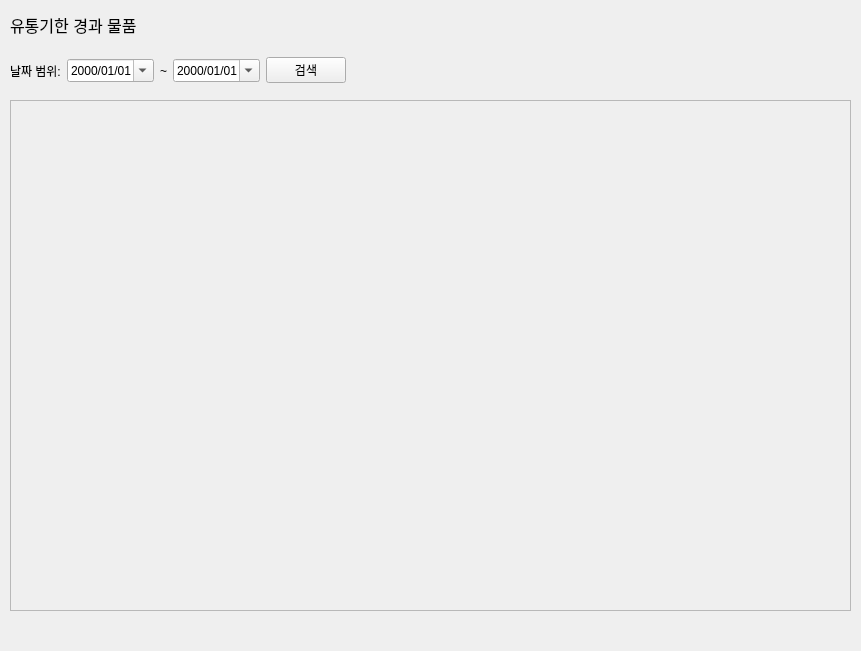
<?xml version="1.0" encoding="UTF-8"?>
<ui version="4.0">
 <class>expiration</class>
 <widget class="QWidget" name="expiration">
  <property name="geometry">
   <rect>
    <x>0</x>
    <y>0</y>
    <width>861</width>
    <height>651</height>
   </rect>
  </property>
  <property name="windowTitle">
   <string>유통기한 관리</string>
  </property>
  <widget class="QLabel" name="label">
   <property name="geometry">
    <rect>
     <x>10</x>
     <y>10</y>
     <width>181</width>
     <height>30</height>
    </rect>
   </property>
   <property name="font">
    <font>
     <pointsize>12</pointsize>
     <weight>50</weight>
     <bold>false</bold>
     <kerning>true</kerning>
    </font>
   </property>
   <property name="text">
    <string>유통기한 경과 물품</string>
   </property>
  </widget>
  <widget class="QWidget" name="horizontalLayoutWidget">
   <property name="geometry">
    <rect>
     <x>10</x>
     <y>50</y>
     <width>841</width>
     <height>41</height>
    </rect>
   </property>
   <layout class="QHBoxLayout" name="horizontalLayout">
    <item>
     <widget class="QLabel" name="label_2">
      <property name="text">
       <string>날짜 범위:</string>
      </property>
     </widget>
    </item>
    <item>
     <widget class="QDateEdit" name="dateFrom">
      <property name="displayFormat">
       <string>yyyy/MM/dd</string>
      </property>
      <property name="calendarPopup">
       <bool>true</bool>
      </property>
     </widget>
    </item>
    <item>
     <widget class="QLabel" name="label_3">
      <property name="text">
       <string>~</string>
      </property>
      <property name="alignment">
       <set>Qt::AlignCenter</set>
      </property>
     </widget>
    </item>
    <item>
     <widget class="QDateEdit" name="dateTo">
      <property name="displayFormat">
       <string>yyyy/MM/dd</string>
      </property>
      <property name="calendarPopup">
       <bool>true</bool>
      </property>
     </widget>
    </item>
    <item>
     <widget class="QPushButton" name="btnSearch">
      <property name="text">
       <string>검색</string>
      </property>
     </widget>
    </item>
    <item>
     <spacer name="horizontalSpacer">
      <property name="orientation">
       <enum>Qt::Horizontal</enum>
      </property>
      <property name="sizeHint" stdset="0">
       <size>
        <width>40</width>
        <height>20</height>
       </size>
      </property>
     </spacer>
    </item>
   </layout>
  </widget>
  <widget class="QScrollArea" name="scrollArea">
   <property name="geometry">
    <rect>
     <x>10</x>
     <y>100</y>
     <width>841</width>
     <height>511</height>
    </rect>
   </property>
   <property name="frameShape">
    <enum>QFrame::StyledPanel</enum>
   </property>
   <property name="frameShadow">
    <enum>QFrame::Sunken</enum>
   </property>
   <property name="horizontalScrollBarPolicy">
    <enum>Qt::ScrollBarAlwaysOff</enum>
   </property>
   <property name="sizeAdjustPolicy">
    <enum>QAbstractScrollArea::AdjustToContents</enum>
   </property>
   <property name="widgetResizable">
    <bool>true</bool>
   </property>
   <widget class="QWidget" name="scrollAreaWidgetContents">
    <property name="geometry">
     <rect>
      <x>0</x>
      <y>0</y>
      <width>839</width>
      <height>509</height>
     </rect>
    </property>
   </widget>
  </widget>
 </widget>
 <resources/>
 <connections/>
</ui>
